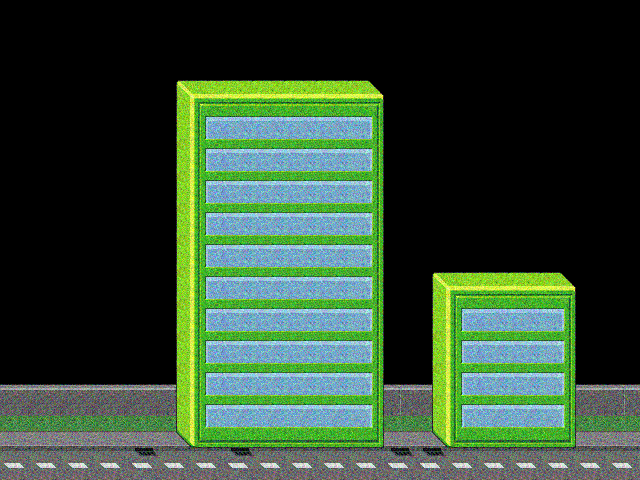

A 2D game scene composited from a Tiled map and its tileset images. What follows is a short description and the map's XML, with each tile layer's data collapsed to a summary:
An orthogonal 20x15 tile map with 32x32 px tiles, 5 tile layers (background0, background2, background3, background4, ...), 1 hidden layer not drawn, 2 tilesets.

<map version="1.0" orientation="orthogonal" width="20" height="15" tilewidth="32" tileheight="32">
 <tileset firstgid="1" name="tiles32" tilewidth="32" tileheight="32">
  <image source="asset_dir/tiles32.png" width="256" height="256" />
 </tileset>
 <tileset firstgid="65" name="building" tilewidth="32" tileheight="32">
  <image source="asset_dir/building.png" width="256" height="256" />
 </tileset>
 <layer name="background0" width="20" height="15">
  <data>[300 cells, 60 non-empty, 5 distinct tile ids]</data>
 </layer>
 <layer name="background2" width="20" height="15">
  <data>[300 cells, 24 non-empty, 5 distinct tile ids]</data>
 </layer>
 <layer name="background3" width="20" height="15">
  <data>[300 cells, 2 non-empty, 1 distinct tile ids]</data>
 </layer>
 <layer name="background4" width="20" height="15">
  <data>[300 cells, 2 non-empty, 1 distinct tile ids]</data>
 </layer>
 <layer name="foreground" width="20" height="15">
  <data>[300 cells, 86 non-empty, 9 distinct tile ids]</data>
 </layer>
 <layer name="set" width="20" height="15" visible="0">
  <data>[300 cells, 300 non-empty, 3 distinct tile ids]</data>
 </layer>
</map>
